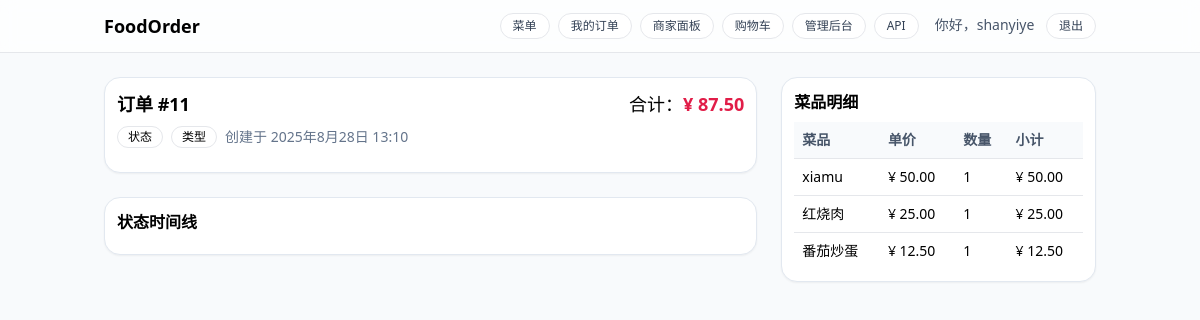
/orders/11/ (signed in), run on the app's committed database.
### orders/models.py (models this page shows, shortened)
class Order(models.Model):
    restaurant = models.ForeignKey(Restaurant, on_delete=models.PROTECT, related_name="orders", null=True, blank=True)
    user = models.ForeignKey(User, on_delete=models.PROTECT, related_name="orders")
    status = models.CharField(max_length=16, choices=OrderStatus.choices, default=OrderStatus.CREATED)
    service_type = models.CharField(max_length=16, choices=ServiceType.choices, default=ServiceType.DELIVERY)
    table_no = models.CharField(max_length=16, blank=True, null=True)
    contact_name  = models.CharField(max_length=32)
    contact_phone = models.CharField(max_length=20)
    address_line  = models.CharField(max_length=255)
    total_amount = models.DecimalField(max_digits=10, decimal_places=2, validators=[MinValueValidator(Decimal("0.00"))])
    client_token = models.CharField(max_length=64, blank=True, null=True)
    created_at = models.DateTimeField(auto_now_add=True)
    paid_at    = models.DateTimeField(blank=True, null=True)
    updated_at = models.DateTimeField(auto_now=True)
    class Meta:
        ordering = ['-id']
        constraints = [
            UniqueConstraint(fields=["user", "client_token"],
                             condition=Q(client_token__isnull=False),
                             name="uniq_order_user_client_token"),
            models.CheckConstraint(check=Q(total_amount__gte=0), name="order_amount_non_negative"),
        ]

class OrderItem(models.Model):
    order      = models.ForeignKey(Order, on_delete=models.CASCADE, related_name="items")
    dish       = models.ForeignKey("menu.Dish", on_delete=models.PROTECT)
    dish_name  = models.CharField(max_length=64)  # 快照：下单时的菜名
    unit_price = models.DecimalField(max_digits=8, decimal_places=2, validators=[MinValueValidator(Decimal("0.00"))])  # 快照单价
    quantity   = models.PositiveIntegerField(validators=[MinValueValidator(1)])
    line_total = models.DecimalField(max_digits=10, decimal_places=2, validators=[MinValueValidator(Decimal("0.00"))]) # unit_price * quantity
    class Meta:
        ordering = ["id"]

### orders/views.py (the view)
# urls.py: path("orders/<int:order_id>/", order_detail_page, name="order_detail"),
@login_required
@ensure_csrf_cookie
def order_detail_page(request, order_id: int):
    order = get_object_or_404(
        Order.objects.select_related("payment").prefetch_related("items", "status_history"),
        id=order_id, user=request.user
    )
    return render(request, "order_detail.html", {"order": order})

### restaurants/context_processors.py (called while the page is built)
def nav_restaurant(request):
    return {"nav_rid": request.session.get("current_rid")}

### templates/order_detail.html (shortened to what this page needs)
{% extends "base.html" %}
{% load static %}
{% block content %}
<div class="grid grid-cols-1 lg:grid-cols-3 gap-6">
  <section class="lg:col-span-2 space-y-6">
    <div class="card" id="od-info">
      <div class="flex items-start justify-between">
        <div>
          <h1 class="text-lg font-semibold">订单 #{{ order.id }}</h1>
          <div class="mt-2 flex flex-wrap items-center gap-2">
            <span id="badge-status" class="badge">状态</span>
            <span id="badge-service" class="badge">类型</span>
            <span class="text-sm text-slate-500">创建于 {{ order.created_at }}</span>
          </div>
        </div>
        <div class="text-right">
          <div class="text-lg">合计：<span id="od-total" class="text-rose-600 font-semibold">¥ {{ order.total_amount }}</span></div>
        </div>
      </div>
    </div>
    <div class="card">
      <h2 class="font-semibold mb-2">状态时间线</h2>
    </div>
  </section>
  <aside class="card">
    <h2 class="font-semibold mb-2">菜品明细</h2>
    <table class="w-full text-sm">
      <thead class="bg-slate-50 text-slate-600">
        <tr><th class="p-2 text-left">菜品</th><th class="p-2 text-left">单价</th><th class="p-2 text-left">数量</th><th class="p-2 text-left">小计</th></tr>
      </thead>
      <tbody id="od-items">
        {% for it in order.items.all %}
          <tr class="border-t">
            <td class="p-2">{{ it.dish_name }}</td>
            <td class="p-2">¥ {{ it.unit_price|floatformat:2 }}</td>
            <td class="p-2">{{ it.quantity }}</td>
            <td class="p-2">¥ {{ it.line_total|floatformat:2 }}</td>
          </tr>
        {% endfor %}
      </tbody>
    </table>
  </aside>
</div>
{% endblock %}

### templates/base.html (shortened to what this page needs)
{% load static %}
<!doctype html>
<html lang="zh" class="h-full bg-slate-50">
<head>
  <link href="{% static 'css/dist.css' %}" rel="stylesheet">
</head>
<body class="min-h-full">
  <header class="border-b bg-white/70 backdrop-blur sticky top-0 z-10">
    <div class="container flex items-center justify-between py-3">
      <a href="/" class="font-semibold text-lg">FoodOrder</a>
      <nav class="flex items-center gap-4 text-sm">
        <div class="flex items-center gap-2">
        <a href="/" class="chip">菜单</a>
        <a href="/orders/" class="chip">我的订单</a>
        <a href="/staff/orders/" class="chip">商家面板</a>
        <a href="{% url 'cart' %}{% if current_restaurant %}?rid={{ current_restaurant.id }}
                       {% elif nav_rid %}?rid={{ nav_rid }}{% endif %}"
          class="chip">购物车</a>
        <a href="/admin/" class="chip">管理后台</a>
        <a href="/api/" class="chip">API</a>
         </div>
         <div>
          {% if request.user.is_authenticated %}
            <span class="text-sm text-slate-600 mr-2">你好，{{ request.user.username }}</span>
            <form action="{% url 'logout' %}" method="post" style="display:inline">
              <button type="submit" class="chip">退出</button>
            </form>
          {% else %}
            <a href="{% url 'login' %}" class="chip">登录</a>
          {% endif %}
          </div>
      </nav>
    </div>
  </header>
  <main class="container py-6">
    {% block content %}{% endblock %}
  </main>
</body>
</html>

### data on the page
Order: id "11", created_at "2025年8月28日 13:10", total_amount "87.50"
OrderItem: dish_name "xiamu", unit_price "50.00", quantity "1", line_total "50.00"
OrderItem: dish_name "红烧肉", unit_price "25.00", quantity "1", line_total "25.00"
OrderItem: dish_name "番茄炒蛋", unit_price "12.50", quantity "1", line_total "12.50"

### other printed values
{{ request.user.username }} "shanyiye"
